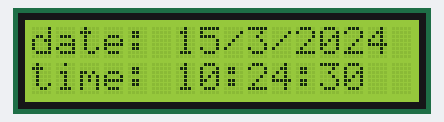
The sketch below on a simulated Arduino Uno, built with avr-gcc and run on an emulated ATmega328P. Shown: 16×2 character LCD. The local clock reads 2024-03-15 10:24:30 at power-on unless the sketch sets it.

Above: at 0.3 s.
At 5.1 s:
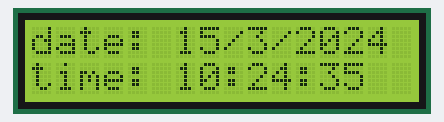
At 10.1 s:
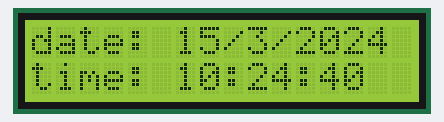
At 20.1 s:
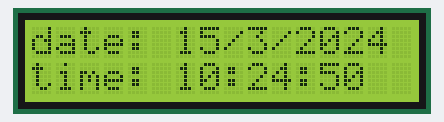
At 29.1 s:
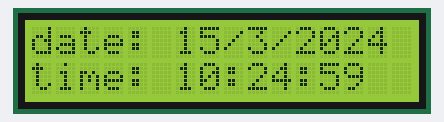
At 39.1 s:
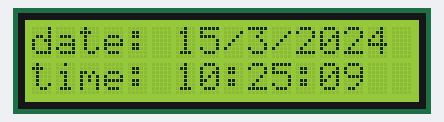

Measured:
- what the display in image 0 shows lasts 0.7 s, from 0.3 s to 1.0 s
- what the display in image 1 shows lasts 1.0 s, from 5.0 s to 6.0 s

The sketch:

date_time_arduino_azwa.ino
```cpp
#include <LiquidCrystal.h>
#include <Wire.h>
#include <DS1307RTC.h>
#include <TimeLib.h>


int Day;
int Month;
int Year;
int Sec;
int Minutes;
int Hours;


// for the 16x2 LCD
const int rs = 12, en = 11, d4 = 5, d5 = 4, d6 = 3, d7 = 2;
LiquidCrystal lcd(rs, en, d4, d5, d6, d7);
void setup() {
   Serial.begin(9600);
  while (!Serial) ; // wait for serial
  delay(200);
  // set up the LCD's number of columns and rows:
  lcd.begin(16, 2);

  }


// Comment out below lines once you set the date & time.
// Following line sets the RIC to the date & time this sketch was compiled


// Following line sets the RIC wich an explicit date & time
// for example to set January 27 2017 at 12:56 you would call:
// Itc.adjust (DateTime (2017, 1, 27, 12, 56, 0)):

void loop () {
tmElements_t tm;
  RTC.read(tm);
  // set the cursor to column 0, line 1
  // (note: line 1 is the second row, since counting begins with 0):
  lcd.setCursor(0, 0);
  // print the number of seconds since reset:
  lcd.print("date: ");
  lcd.print(tm.Day);
  lcd.print("/");
  lcd.print(tm.Month);
  lcd.print("/");
  lcd.print(tmYearToCalendar(tm.Year));
  lcd.setCursor(0, 1);
  lcd.print("time: ");
  print2digits(tm.Hour);
  lcd.print(":");
  print2digits(tm.Minute);
  lcd.print(":");
  print2digits(tm.Second);
}

void print2digits(int number) {
  if (number >= 0 && number < 10) {
    lcd.print('0');
  }
  lcd.print(number);
  }
```
